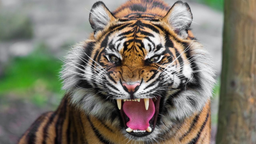
#> input picture tiger.png, 256 x 144 px, shrunk from 1280 x 720 before the run
$ jupyter execute --allow-errors image_segmentation_1.ipynb   (shell and % lines are left out)
#> lines starting #> are read from the running program, lines starting #| are printed output that depends on the picture; after the words box and inside, x2 and y2 are one past the last pixel; in counts of white or black regions, pixels touching at a corner belong together
# Threshold Segmentation

Load package

[cell 1]
from skimage.color import rgb2gray
import numpy as np
import cv2
import matplotlib.pyplot as plt
from scipy import ndimage

# We use tiger image to check the shape its width, high, 3

[cell 2]
img_path = "tiger.png"
img = plt.imread(img_path)
#> img is the input picture: shape (144, 256, 3) float32; mean R, G, B 0.484, 0.466, 0.413
print(img.shape)
#| (144, 256, 3)
plt.imshow(img)

# Convert gray scale to show to reveal how segmentation works

[cell 3]
gray = rgb2gray(img)
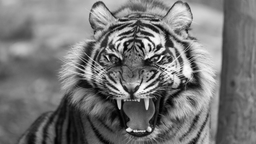
#> gray: shape (144, 256) float32; min 0, max 0.996, mean 0.466
print(gray.shape)
#| (144, 256)
plt.imshow(gray, cmap='gray')

[cell 4]
#Flatten to one dim

gray_r = gray.reshape(gray.shape[0]*gray.shape[1])

# based on the mean value to make segmentation
for i in range(gray_r.shape[0]):
    if gray_r[i] > gray_r.mean():
        gray_r[i] = 1
    else:
        gray_r[i] = 0

# reshape to 2 channel back
gray = gray_r.reshape(gray.shape[0],gray.shape[1])
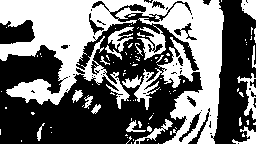
#> gray: shape (144, 256) float32; values 0 (black) and 1 (white), 44.8% white; 95 white regions (76 under 20 px), largest, box (x1, y1, x2, y2) and area: (0, 0, 224, 144) 14035, (137, 25, 166, 60) 418, (237, 73, 256, 120) 314

# show image
plt.imshow(gray, cmap='gray')

# multiple threshold

[cell 5]
gray = rgb2gray(img)
gray_r = gray.reshape(gray.shape[0]*gray.shape[1])

# 3 threshold and make 4 segment
for i in range(gray_r.shape[0]):
    if gray_r[i] > gray_r.mean():
        gray_r[i] = 3
    elif gray_r[i] > 0.5:
        gray_r[i] = 2
    elif gray_r[i] > 0.25:
        gray_r[i] = 1
    else:
        gray_r[i] = 0


gray = gray_r.reshape(gray.shape[0],gray.shape[1])
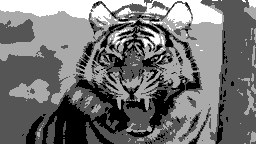
#> gray: shape (144, 256) float32; min 0, max 3, mean 1.36; drawn with min black and max white
plt.imshow(gray, cmap='gray')

[cell 6]
image = plt.imread(img_path) # you need to define your own img path here

plt.imshow(image)

# 2 filters one stands for horizotal and the other stands for vertical

[cell 7]
# Converting to grayscale

gray = rgb2gray(image)


# to detect horizontal edge
sobel_horizontal = np.array([np.array([1, 2, 1]),
                    np.array([-2, 0, 1]),
                    np.array([-1, 0, 1])])

print(sobel_horizontal, 'is a kernel for dtecting horizontal edges')

# to detect vertical edge

sobel_vertical = np.array([np.array([-1, 0, 1]),
                         np.array([-2, 0, 2]),
                         np.array([-1, 0, 1])])
print(sobel_vertical, 'is a kernel for detecting vertical edges')

# Slide through the filter on image

[cell 8]
out_h = ndimage.convolve(gray, sobel_horizontal, mode='reflect')
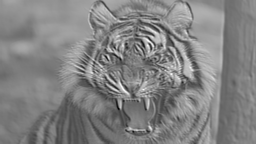
#> out_h: shape (144, 256) float32; min -1.95, max 4.56, mean 1.39; drawn with min black and max white
out_v = ndimage.convolve(gray, sobel_vertical, mode='reflect')
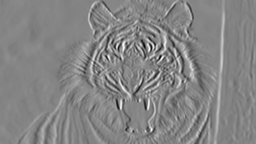
#> out_v: shape (144, 256) float32; min -3.34, max 3.06, mean -0.00156; drawn with min black and max white

# Show image for horizontal edge detection

[cell 9]
plt.imshow(out_h, cmap='gray')

# Show image for vertical edge detection

And observe the differences in the two

[cell 10]
plt.imshow(out_v, cmap='gray')

# Capture vertical and horizontal edge detection

[cell 11]
kernel_laplace = np.array([np.array([1, 0, 1]),
                          np.array([1, -8, 1]),
                         np.array([1, 1, 1])])

print(kernel_laplace, 'is a laplacian kernel')

[cell 12]
out_l = ndimage.convolve(gray, kernel_laplace, mode='reflect')
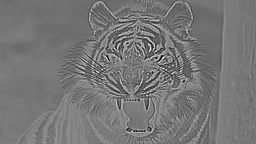
#> out_l: shape (144, 256) float32; min -3.77, max 3.32, mean -0.464; drawn with min black and max white
plt.imshow(out_l, cmap='gray')

# We use k-mean algorithm to cluster in to 16 colors

[cell 13]
pic = plt.imread("tiger.png")/255 # dividing by 255 to bring the pixel values between 0 and 1
print(pic.shape)
#| (144, 256, 3)
plt.imshow(pic)

[cell 14]
# To use K-mean, we need to convert 3 to 2 dimensional channel like below
pic_n = pic.reshape(pic.shape[0]*pic.shape[1], pic.shape[2])
pic_n.shape
#> Out = (36864, 3)

[cell 15]
from sklearn.cluster import KMeans

# fit the k-mean algorithm on the reshaped array
# we choose 16 cluster her

kmeans = KMeans(n_clusters=16, random_state=0).fit(pic_n)

# we use below method to get image back
pic2show = kmeans.cluster_centers_[kmeans.labels_]
#> (the rest of this cell did not finish here and is left out)

# Let's see the result

[cell 16]
# Convert back to 3 channel
cluster_pic = pic2show.reshape(pic.shape[0],
                              pic.shape[1],
                              pic.shape[2])
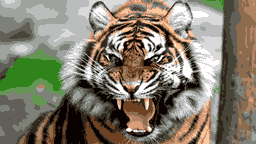
#> cluster_pic: shape (144, 256, 3) float32; mean R, G, B 0.0019, 0.00183, 0.00162; drawn with min black and max white
plt.imshow(cluster_pic)
